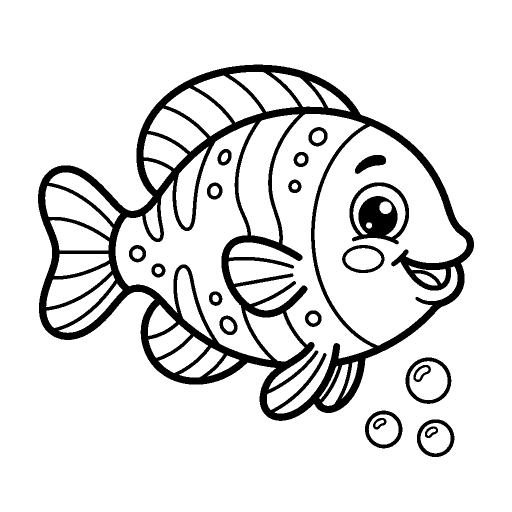
#> input picture godot/assets/default_fish/fish_01.png, 1024 x 1024 px (shown at 1/2 size)
$ python binarize.py ../../godot/assets/default_fish/fish_01.png
#> lines starting #> are read from the running program, lines starting #| are printed output that depends on the picture; after the words box and inside, x2 and y2 are one past the last pixel; in counts of white or black regions, pixels touching at a corner belong together
#> in process_image, img is the input picture: PIL image 1024x1024 RGBA; mean R, G, B, A 0, 0, 0, 29.7
#> (printed output is left out)
import os
import argparse
import sys
from PIL import Image, ImageDraw

def binarize_and_transparent(img: Image.Image, threshold: int = 128) -> Image.Image:
    """
    画像をグレースケール化し、しきい値に基づいて二値化した上で
    背景を透明、線を黒にしたRGBA画像を返します。
    """
#> called with threshold = 128
    # もし画像がRGBA（透過あり）の場合、白背景の上に重ねてから処理する
    # これにより、アルファチャンネル部分が白背景になり、グレースケール化が正しく機能します
    if img.mode in ("RGBA", "LA") or (img.mode == "P" and "transparency" in img.info):
        background = Image.new("RGBA", img.size, (255, 255, 255, 255))
#> background: PIL image 1024x1024 RGBA; every value is 255
        img_temp = Image.alpha_composite(background, img.convert("RGBA"))
        gray_img = img_temp.convert("L")
#> gray_img: PIL image 1024x1024 L; 88.3% white; 20 black regions, largest, box (x1, y1, x2, y2) and area: (76, 129, 948, 842) 100719, (699, 365, 818, 489) 7243, (811, 715, 903, 808) 1982
    else:
        gray_img = img.convert("L")

    # しきい値処理: 閾値未満は 0 (黒)、閾値以上は 255 (白)
    # point()関数は非常に高速です
    binary_img = gray_img.point(lambda p: 0 if p < threshold else 255, mode="1")

    # マスク画像の作成 (Lモード)
    # 元の二値画像は「黒が線、白が背景」。
    # マスクとして使うために、黒(線)の部分を 255 (不透明)、白(背景)の部分を 0 (透明) に反転します。
    mask = binary_img.convert("L").point(lambda p: 255 if p == 0 else 0)
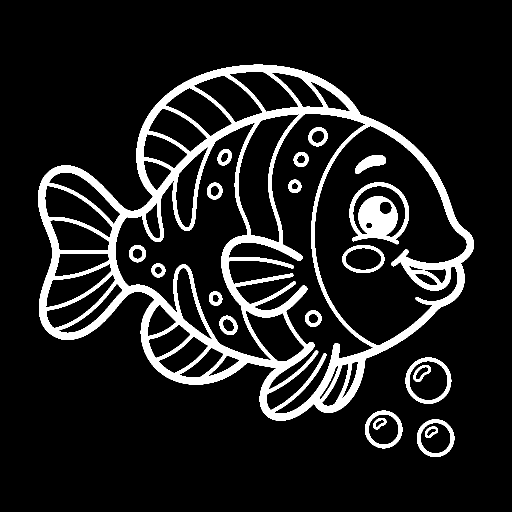
#> mask: PIL image 1024x1024 L (shown at 1/2 size); 11.7% white; 20 white regions, largest, box (x1, y1, x2, y2) and area: (76, 129, 948, 842) 100719, (699, 365, 818, 489) 7243, (811, 715, 903, 808) 1982

    # 完全に透明なRGBA背景画像を作成
    rgba_img = Image.new("RGBA", img.size, (0, 0, 0, 0))
#> rgba_img: PIL image 1024x1024 RGBA; every value is 0

    # 線の描画用レイヤー（完全な黒線）
    black_line = Image.new("RGBA", img.size, (0, 0, 0, 255))

    # マスクを使用して黒線レイヤーを透明背景に貼り付け
    rgba_img.paste(black_line, (0, 0), mask=mask)

    return rgba_img

def process_image(input_path: str, output_dir: str, thumb_dir: str, filename: str, threshold: int = 128):
    """
    指定された入力画像を読み込み、二値化・透過処理とサイズ調整を行って保存します。
    """
    try:
        with Image.open(input_path) as img:
            print(f"Processing {input_path} (original size: {img.size})...")

            # 1. まず元の解像度で二値化・透過処理を実施
            rgba_img = binarize_and_transparent(img, threshold)

            # 2. 1024x1024 にリサイズ (アンチエイリアスを防ぐため、リサイズ後に再度二値化をかける)
            raw_fish = rgba_img.resize((1024, 1024), Image.Resampling.LANCZOS)
            final_fish = binarize_and_transparent(raw_fish, 128) # リサイズ後はアルファ値がボケるので再二値化

            # 3. 256x256 のサムネイル作成
            raw_thumb = rgba_img.resize((256, 256), Image.Resampling.LANCZOS)
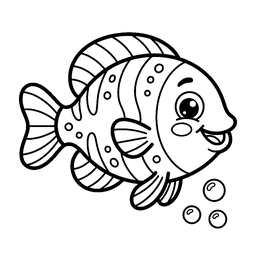
#> raw_thumb: PIL image 256x256 RGBA; mean R, G, B, A 0, 0, 0, 29.8; transparent parts drawn white
            final_thumb = binarize_and_transparent(raw_thumb, 128)
#> call 3 of binarize_and_transparent, with threshold = 128
#> in binarize_and_transparent (call 3), `background = Image.new("RGBA", img.size, (255, 255, 255, 255))`: background: PIL image 256x256 RGBA; every value is 255
#> in binarize_and_transparent (call 3), `binary_img = gray_img.point(lambda p: 0 if p < threshold else 255, mod..`:
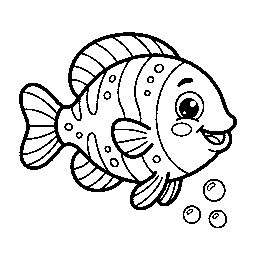
#> binary_img: PIL image 256x256 1; 88.5% white; 20 black regions (1 under 20 px), largest, box (x1, y1, x2, y2) and area: (19, 32, 237, 210) 6241, (175, 91, 204, 122) 449, (203, 179, 226, 202) 123
#> in binarize_and_transparent (call 3), `rgba_img = Image.new("RGBA", img.size, (0, 0, 0, 0))`: rgba_img: PIL image 256x256 RGBA; every value is 0

            # 4. 出力先ディレクトリの確保
            os.makedirs(output_dir, exist_ok=True)
            os.makedirs(thumb_dir, exist_ok=True)

            # 5. 保存
            fish_path = os.path.join(output_dir, filename)
            thumb_path = os.path.join(thumb_dir, filename)

            final_fish.save(fish_path, "PNG")
            final_thumb.save(thumb_path, "PNG")

            print(f" -> Saved high-res to: {fish_path}")
            print(f" -> Saved thumbnail to: {thumb_path}")

            # 6. アサーション（二値化品質の検証）
            verify_binary_quality(fish_path)
            verify_binary_quality(thumb_path)

    except Exception as e:
        print(f"Error processing image {input_path}: {e}", file=sys.stderr)

def verify_binary_quality(img_path: str):
    """
    出力されたPNGの各ピクセルが「完全な黒 (0,0,0,255)」または「完全な透明 (0,0,0,0)」
    だけになっているかを走査し、品質をアサートします。
    """
#> called with img_path = 'server/static/template_fish/fish_01.png'
    with Image.open(img_path) as img:
        # RGBAであることを保証
        if img.mode != "RGBA":
            raise AssertionError(f"Image {img_path} is not in RGBA mode.")

        data = img.getdata()
        for i, pixel in enumerate(data):
            r, g, b, a = pixel
            # 黒線 (0,0,0,255) か 透明背景 (0,0,0,0) のいずれかであるべき
            # ※RGB値が 0 であること、アルファ値が 0 または 255 であることを確認します。
            is_valid = (r == 0 and g == 0 and b == 0 and (a == 0 or a == 255))
            if not is_valid:
                raise AssertionError(
                    f"Quality check failed in {img_path} at pixel {i}: color={pixel}. "
                    f"Pixel must be exactly (0,0,0,255) or (0,0,0,0) with no anti-aliasing."
                )
    print(f" -> Quality check passed: {img_path} is perfectly binary.")

# [55 lines left out: function generate_mock_drawings, not called in this run]

def main():
    parser = argparse.ArgumentParser(description="Image Binarization Tool for Digital Aquarium")
    parser.add_argument("input", nargs="?", help="Input image file path. If omitted, generates mock drawings.")
    parser.add_argument("--threshold", type=int, default=128, help="Threshold value (0-255) for binarization (default: 128)")
    parser.add_argument("--output-name", help="Custom output filename. Used only when an input file is provided.")

    args = parser.parse_args()

    # パスの定義
    current_dir = os.path.dirname(os.path.abspath(__file__))
    project_root = os.path.abspath(os.path.join(current_dir, "..", ".."))

    output_dir = os.path.join(project_root, "server", "static", "template_fish")
    thumb_dir = os.path.join(project_root, "server", "static", "thumbnails")

    if args.input:
        # 指定された入力ファイルの処理
        filename = args.output_name or os.path.basename(args.input)
        # 拡張子をpngに統一
        if not filename.lower().endswith(".png"):
            filename = os.path.splitext(filename)[0] + ".png"

        process_image(args.input, output_dir, thumb_dir, filename, args.threshold)
    else:
        # 引数がない場合はダミー画像を作成し自動処理
        temp_dir = os.path.join(project_root, "server", "static", ".temp_raw")
        generate_mock_drawings(temp_dir)

        process_image(os.path.join(temp_dir, "raw_fish.png"), output_dir, thumb_dir, "fish_01.png", args.threshold)
        process_image(os.path.join(temp_dir, "raw_squid.png"), output_dir, thumb_dir, "fish_02.png", args.threshold)
        process_image(os.path.join(temp_dir, "raw_octopus.png"), output_dir, thumb_dir, "fish_03.png", args.threshold)

        # 最後に一時ファイルの整理
        try:
            for f in os.listdir(temp_dir):
                os.remove(os.path.join(temp_dir, f))
            os.rmdir(temp_dir)
        except Exception as e:
            print(f"Notice: Failed to clean up temp files: {e}")

if __name__ == "__main__":
    main()

$ run again, with godot/assets/default_fish/fish_04.png copied over godot/assets/default_fish/fish_01.png
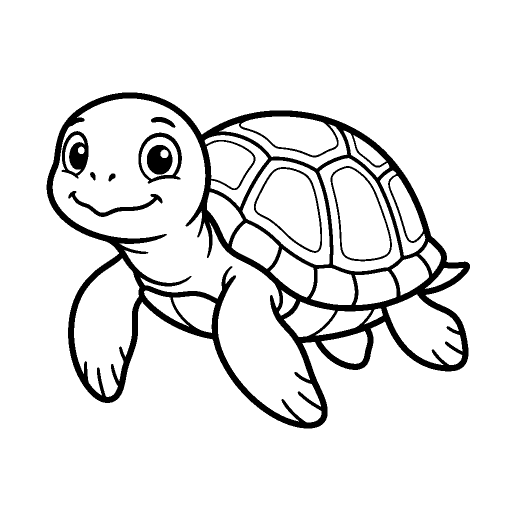
#> input picture godot/assets/default_fish/fish_04.png, 1024 x 1024 px (shown at 1/2 size)
#> in process_image, img is the input picture: PIL image 1024x1024 RGBA; mean R, G, B, A 0, 0, 0, 22.8
#> (printed output is left out)
#> background: PIL image 1024x1024 RGBA; every value is 255
#> gray_img: PIL image 1024x1024 L; 91.1% white; 10 black regions, largest, box (x1, y1, x2, y2) and area: (93, 185, 940, 857) 80635, (123, 262, 177, 357) 2656, (294, 290, 345, 349) 2193
#> in binarize_and_transparent, `mask = binary_img.convert("L").point(lambda p: 255 if p == 0 else 0)`:
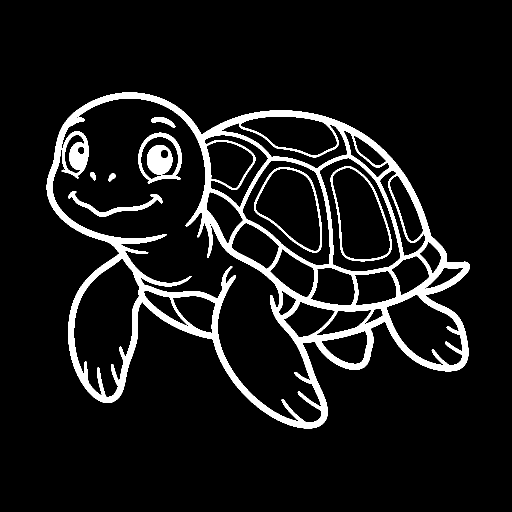
#> mask: PIL image 1024x1024 L (shown at 1/2 size); 8.9% white; 10 white regions, largest, box (x1, y1, x2, y2) and area: (93, 185, 940, 857) 80635, (123, 262, 177, 357) 2656, (294, 290, 345, 349) 2193
#> background: PIL image 256x256 RGBA; every value is 255
#> img_temp: PIL image 256x256 RGBA
#> gray_img: PIL image 256x256 L
#> in binarize_and_transparent (call 3), `binary_img = gray_img.point(lambda p: 0 if p < threshold else 255, mod..`:
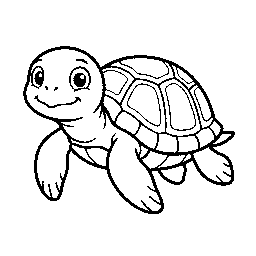
#> binary_img: PIL image 256x256 1; 91% white; black in thin lines or dots, all inside (x1, y1, x2, y2) = (23, 46, 235, 214)
#> black_line: PIL image 256x256 RGBA

$ run again, with godot/assets/default_fish/fish_05.png copied over godot/assets/default_fish/fish_01.png
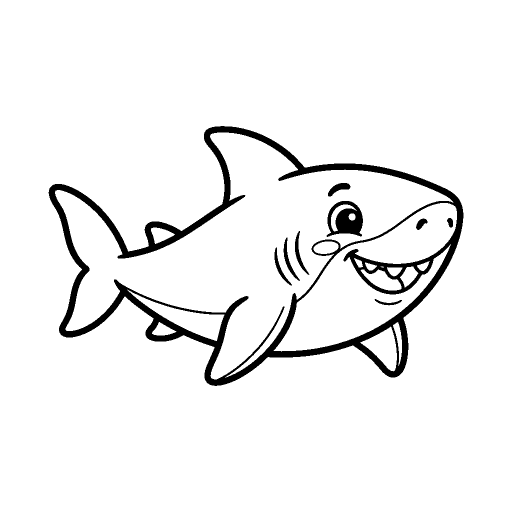
#> input picture godot/assets/default_fish/fish_05.png, 1024 x 1024 px (shown at 1/2 size)
#> in process_image, img is the input picture: PIL image 1024x1024 RGBA; mean R, G, B, A 0, 0, 0, 13.9
#> (printed output is left out)
#> background: PIL image 1024x1024 RGBA; every value is 255
#> gray_img: PIL image 1024x1024 L; 94.6% white; 9 black regions, largest, box (x1, y1, x2, y2) and area: (97, 252, 927, 772) 50871, (653, 402, 726, 474) 3182, (567, 475, 600, 562) 586
#> in binarize_and_transparent, `mask = binary_img.convert("L").point(lambda p: 255 if p == 0 else 0)`:
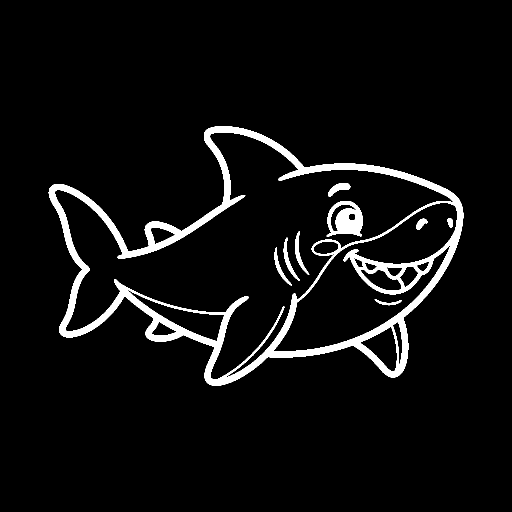
#> mask: PIL image 1024x1024 L (shown at 1/2 size); 5.4% white; 9 white regions, largest, box (x1, y1, x2, y2) and area: (97, 252, 927, 772) 50871, (653, 402, 726, 474) 3182, (567, 475, 600, 562) 586
#> background: PIL image 256x256 RGBA; every value is 255
#> img_temp: PIL image 256x256 RGBA
#> gray_img: PIL image 256x256 L
#> in binarize_and_transparent (call 3), `binary_img = gray_img.point(lambda p: 0 if p < threshold else 255, mod..`:
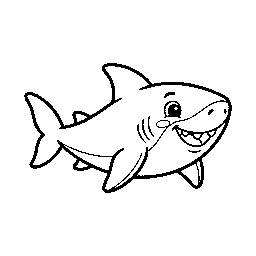
#> binary_img: PIL image 256x256 1; 94.5% white; 9 black regions (1 under 20 px), largest, box (x1, y1, x2, y2) and area: (24, 63, 232, 193) 3220, (164, 101, 182, 118) 197, (142, 119, 150, 140) 39
#> black_line: PIL image 256x256 RGBA

$ run again, with godot/assets/default_fish/fish_06.png copied over godot/assets/default_fish/fish_01.png
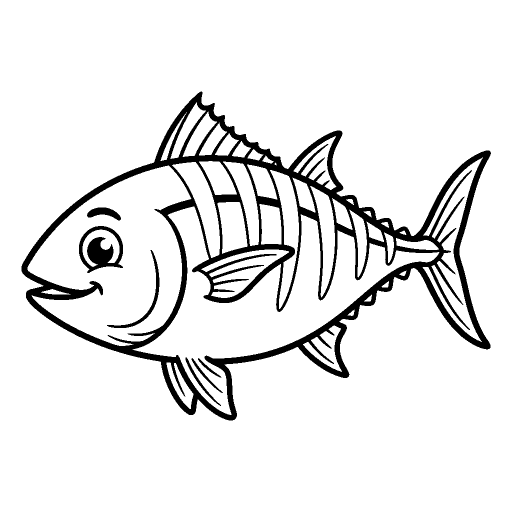
#> input picture godot/assets/default_fish/fish_06.png, 1024 x 1024 px (shown at 1/2 size)
#> in process_image, img is the input picture: PIL image 1024x1024 RGBA; mean R, G, B, A 0, 0, 0, 22.7
#> (printed output is left out)
#> background: PIL image 1024x1024 RGBA; every value is 255
#> gray_img: PIL image 1024x1024 L; 91.1% white; 7 black regions, largest, box (x1, y1, x2, y2) and area: (43, 183, 982, 841) 85912, (158, 452, 246, 546) 3916, (214, 500, 319, 656) 1337
#> in binarize_and_transparent, `mask = binary_img.convert("L").point(lambda p: 255 if p == 0 else 0)`:
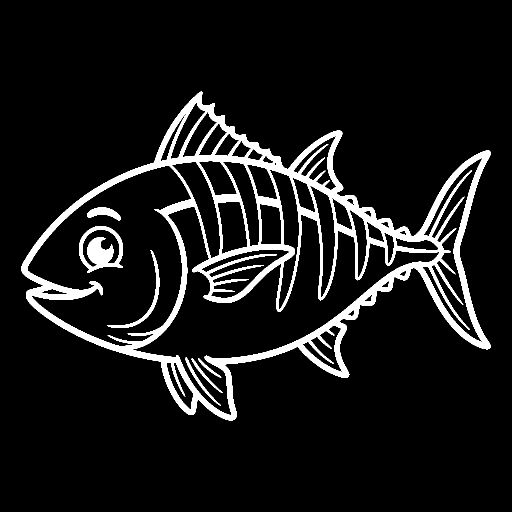
#> mask: PIL image 1024x1024 L (shown at 1/2 size); 8.9% white; 7 white regions, largest, box (x1, y1, x2, y2) and area: (43, 183, 982, 841) 85912, (158, 452, 246, 546) 3916, (214, 500, 319, 656) 1337
#> background: PIL image 256x256 RGBA; every value is 255
#> img_temp: PIL image 256x256 RGBA
#> gray_img: PIL image 256x256 L
#> in binarize_and_transparent (call 3), `binary_img = gray_img.point(lambda p: 0 if p < threshold else 255, mod..`:
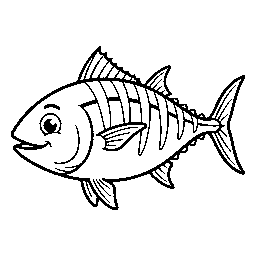
#> binary_img: PIL image 256x256 1; 91% white; black in thin lines or dots, all inside (x1, y1, x2, y2) = (11, 46, 245, 210)
#> black_line: PIL image 256x256 RGBA
